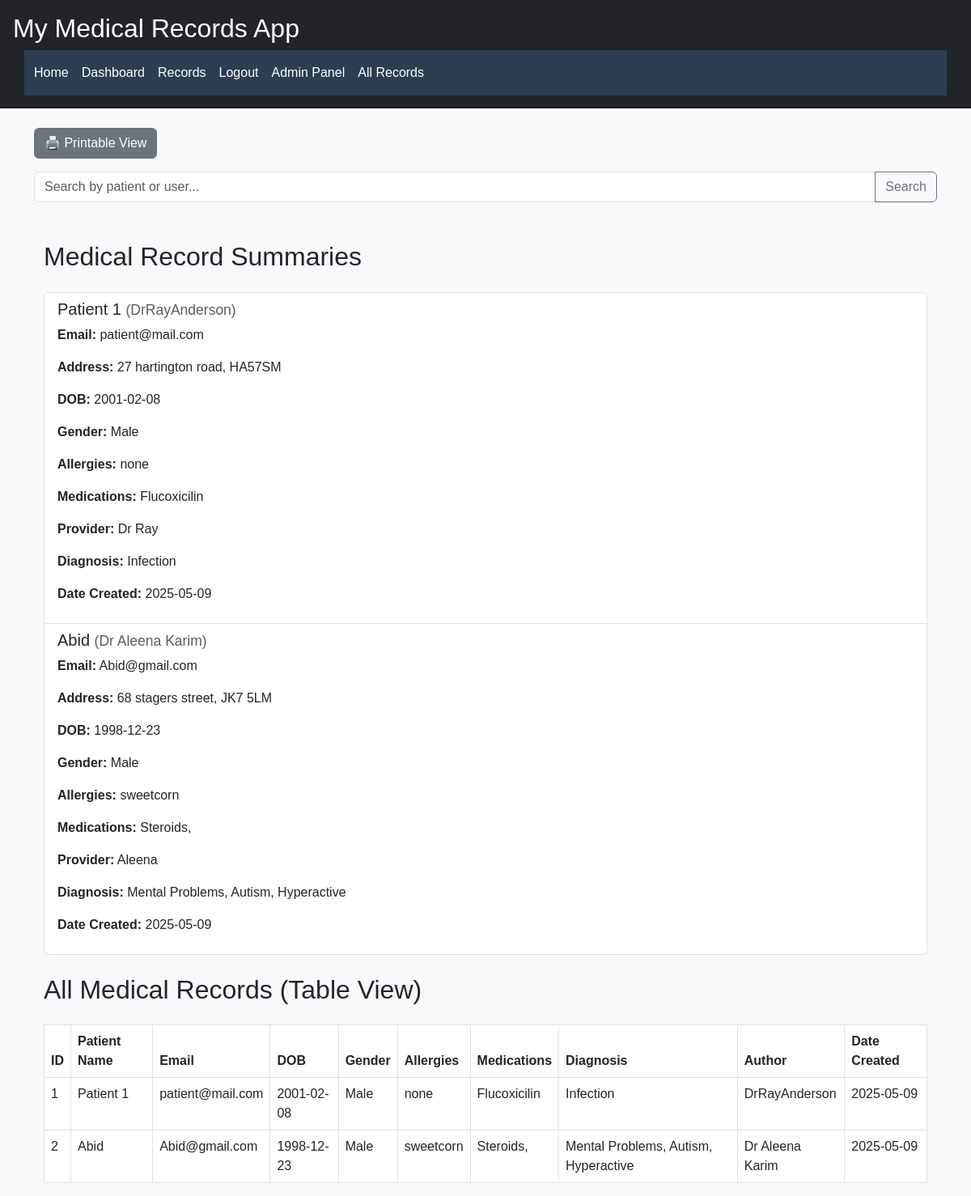
The page /admin/records (signed in) on the database its author committed.
### app/models.py (models this page shows, shortened)
class MedicalRecord(db.Model):
    id             = db.Column(db.Integer, primary_key=True)
    patient_name   = db.Column(db.String(100), nullable=False)
    patient_email  = db.Column(db.String(120), nullable=False)
    address        = db.Column(db.String(200), nullable=False)
    date_of_birth  = db.Column(db.Date, nullable=False)
    gender         = db.Column(db.String(10), nullable=False)
    allergies      = db.Column(db.String(200))
    medications    = db.Column(db.String(300))
    provider_name  = db.Column(db.String(100), nullable=False)
    diagnosis      = db.Column(db.Text, nullable=False)
    date_created   = db.Column(db.DateTime, default=datetime.utcnow)
    user_id        = db.Column(db.Integer, db.ForeignKey('user.id'), nullable=False)

class User(db.Model, UserMixin):
    id            = db.Column(db.Integer, primary_key=True)
    username      = db.Column(db.String(20), unique=True, nullable=False)
    email         = db.Column(db.String(120), unique=True, nullable=False)
    role          = db.Column(db.String(20), nullable=False, default='user')
    password_hash = db.Column(db.String(128), nullable=False)
    records       = db.relationship('MedicalRecord', backref='author', lazy=True)

### app/routes.py (the view)
@main.route('/admin/records')
@login_required
def admin_records():
    if current_user.role != 'admin':
        flash("Access denied: Admins only.", "danger")
        return redirect(url_for('main.dashboard'))
    q = request.args.get('q', '', type=str).strip()
    if q:
        records = (MedicalRecord.query
                   .join(User, MedicalRecord.author)
                   .filter(
                       db.or_(
                           MedicalRecord.patient_name.ilike(f"%{q}%"),
                           User.username.ilike(f"%{q}%")
                       )
                   )
                   .all())
    else:
        records = MedicalRecord.query.all()
    return render_template('admin_records.html', records=records, q=q)

### app/models.py (called while the page is built)
@login_manager.user_loader
def load_user(user_id):
    return User.query.get(int(user_id))

### app/templates/admin_records.html
{% extends "base.html" %}
{% block content %}
<div class="mb-3">
 <a href="{{ url_for('main.print_records') }}{% if q %}?q={{ q }}{% endif %}" class="btn btn-secondary" target="_blank">
    🖨️ Printable View
  </a>
</div>
<form method="GET" class="mb-3">
  <div class="input-group">
    <input
      type="text"
      class="form-control"
      placeholder="Search by patient or user..."
      name="q"
      value="{{ q }}"
    >
    <button class="btn btn-outline-secondary" type="submit">Search</button>
  </div>
</form>
<div class="container mt-5">
  {% if records %}
    <h2 class="mb-4">Medical Record Summaries</h2>
    <div class="list-group mb-4">
      {% for record in records %}
        <div class="list-group-item">
          <h5>{{ record.patient_name }}
            <small class="text-muted">({{ record.author.username }})</small>
          </h5>
          <p><strong>Email:</strong> {{ record.patient_email }}</p>
          <p><strong>Address:</strong> {{ record.address }}</p>
          <p><strong>DOB:</strong> {{ record.date_of_birth }}</p>
          <p><strong>Gender:</strong> {{ record.gender }}</p>
          <p><strong>Allergies:</strong> {{ record.allergies }}</p>
          <p><strong>Medications:</strong> {{ record.medications }}</p>
          <p><strong>Provider:</strong> {{ record.provider_name }}</p>
          <p><strong>Diagnosis:</strong> {{ record.diagnosis }}</p>
          <p><strong>Date Created:</strong> {{ record.date_created.strftime('%Y-%m-%d') }}</p>
        </div>
      {% endfor %}
    </div>
    <h2 class="mb-4">All Medical Records (Table View)</h2>
    <table class="table table-bordered table-hover">
      <thead class="thead-dark">
        <tr>
          <th>ID</th>
          <th>Patient Name</th>
          <th>Email</th>
          <th>DOB</th>
          <th>Gender</th>
          <th>Allergies</th>
          <th>Medications</th>
          <th>Diagnosis</th>
          <th>Author</th>
          <th>Date Created</th>
        </tr>
      </thead>
      <tbody>
        {% for record in records %}
        <tr>
          <td>{{ record.id }}</td>
          <td>{{ record.patient_name }}</td>
          <td>{{ record.patient_email }}</td>
          <td>{{ record.date_of_birth }}</td>
          <td>{{ record.gender }}</td>
          <td>{{ record.allergies }}</td>
          <td>{{ record.medications }}</td>
          <td>{{ record.diagnosis }}</td>
          <td>{{ record.author.username }}</td>
          <td>{{ record.date_created.strftime('%Y-%m-%d') }}</td>
        </tr>
        {% endfor %}
      </tbody>
    </table>
  {% else %}
    <p>No medical records found.</p>
  {% endif %}
</div>
{% endblock %}

### app/static/style.css (style rules this page uses)
:root { --primary-color: #2c3e50; --secondary-color: #18bc9c; --font-family: 'Arial', sans-serif; }
body { font-family: var(--font-family); background-color: #f8f9fa; margin: 0; padding: 0; }

### rows shown on the page
MedicalRecord: patient_name "Patient 1", author.username "DrRayAnderson", patient_email "patient@mail.com", address "27 hartington road, HA57SM", date_of_birth "2001-02-08", gender "Male", allergies "none", medications "Flucoxicilin", provider_name "Dr Ray", diagnosis "Infection", date_created "2025-05-09", id "1"
MedicalRecord: patient_name "Abid", author.username "Dr Aleena Karim", patient_email "Abid@gmail.com", address "68 stagers street, JK7 5LM", date_of_birth "1998-12-23", gender "Male", allergies "sweetcorn", medications "Steroids,", provider_name "Aleena", diagnosis "Mental Problems, Autism, Hyperactive", date_created "2025-05-09", id "2"
